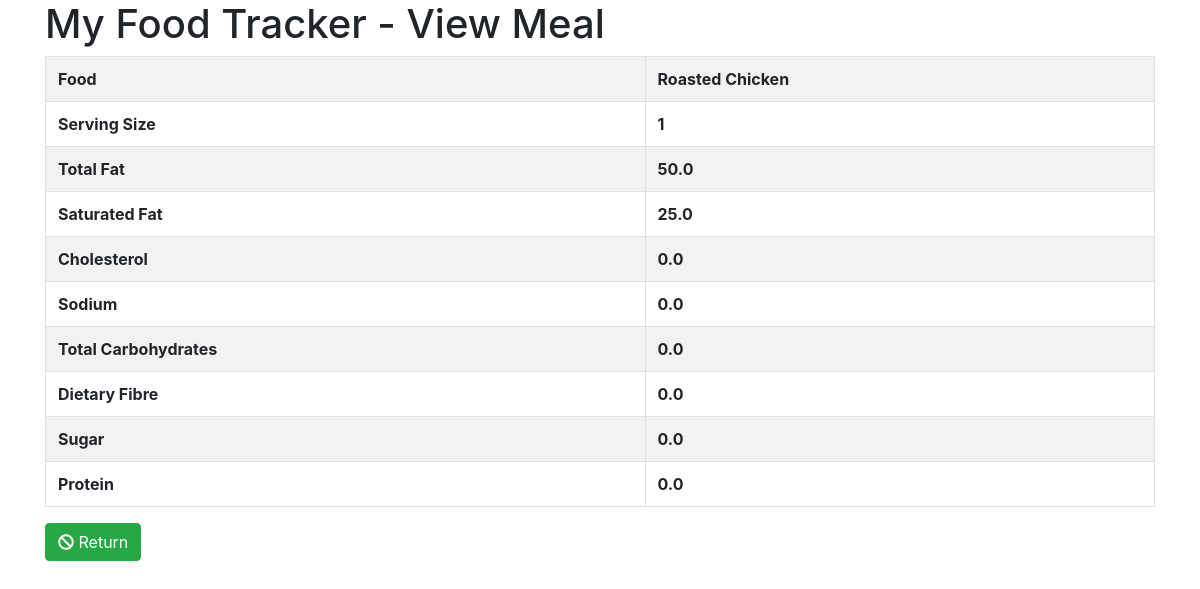
/view_meal/3, run on the app's committed database.
### food/models.py (models this page shows, shortened)
class Meal(models.Model):
	BREAKFAST = 1
	MORNING_SNACK = 2
	LUNCH = 3
	AFTERNOON_SNACK = 4
	DINNER = 5
	EVENING_SNACK = 6
	MEAL_TIME_TYPES = (
		(BREAKFAST, "Breakfast"),
		(MORNING_SNACK, "Morning Snack"),
		(LUNCH, "Lunch"),
		(AFTERNOON_SNACK, "Afternoon Snack"),
		(DINNER, "Dinner"),
		(EVENING_SNACK, "Evening Snack")
     )
	food = models.ForeignKey(Food, verbose_name="Food",on_delete=models.CASCADE)
	serving_size = models.IntegerField(verbose_name="Serving Size")
	meal_time = models.IntegerField(verbose_name="Meal Time", choices=MEAL_TIME_TYPES)

class Food(models.Model):
	name = models.CharField(verbose_name="Food Name", max_length=200)
	calories = models.FloatField(verbose_name="Calories (kcal)")
	total_fat = models.FloatField(verbose_name="Total Fat (g)")
	saturated_fat = models.FloatField(verbose_name="Saturated Fat (g)")
	cholesterol = models.FloatField(verbose_name="Cholesterol (mg)")
	sodium = models.FloatField(verbose_name="Sodium (mg)")
	total_carbohydrate = models.FloatField(verbose_name="Total Carbohydrate (g)")
	dietary_fibre = models.FloatField(verbose_name="Dietary Fibre (g)")
	sugar = models.FloatField(verbose_name="Sugar (g)")
	protein = models.FloatField(verbose_name="Protein (g)")

### food/views.py (the view)
# urls.py: url(r'^view_meal/(?P<id>\d+)$',view_meal,name='food-view-meal'),
def view_meal(request, id):
	template = "view_meal.html"
	meal = Meal.objects.get(id=int(id))
	context = {
		'meal':meal,
		'title':'View Meal'
	}
	return render(request,template,context)

### food/templates/view_meal.html (shortened to what this page needs)
{% extends "base.html" %}
{% block content %}
	<div class='container container-fluid'>
		<div class='row'>
			<div class='col'>
				<h1>My Food Tracker - {{title}}</h1>
				<form role='form' action='' method='POST'>
					<table class='table table-bordered table-striped'>
						<tbody>
							<tr>
								<th>Food</th>
								<th>{{ meal.food.name }}</th>
							</tr>
							<tr>
								<th>Serving Size</th>
								<th>{{ meal.serving_size }}</th>
							</tr>
							<tr>
								<th>Total Fat</th>
								<th>{{ meal.food.total_fat }}</th>
							</tr>
							<tr>
								<th>Saturated Fat</th>
								<th>{{ meal.food.saturated_fat }}</th>
							</tr>
							<tr>
								<th>Cholesterol</th>
								<th>{{ meal.food.cholesterol }}</th>
							</tr>
							<tr>
								<th>Sodium</th>
								<th>{{ meal.food.sodium }}</th>
							</tr>
							<tr>
								<th>Total Carbohydrates</th>
								<th>{{ meal.food.total_carbohydrate }}</th>
							</tr>
							<tr>
								<th>Dietary Fibre</th>
								<th>{{ meal.food.dietary_fibre }}</th>
							</tr>
							<tr>
								<th>Sugar</th>
								<th>{{ meal.food.sugar }}</th>
							</tr>
							<tr>
								<th>Protein</th>
								<th>{{ meal.food.protein }}</th>
							</tr>
						</tbody>
					</table>
					<a href='{% url 'food:food-index' %}' class='btn btn-success'><i class="fas fa-ban"></i> Return</a>
				</form>
			</div>
		</div>
	</div>
{% endblock content%}

### data on the page
Meal: food.name "Roasted Chicken", serving_size "1", food.total_fat "50.0", food.saturated_fat "25.0", food.cholesterol "0.0", food.sodium "0.0", food.total_carbohydrate "0.0", food.dietary_fibre "0.0", food.sugar "0.0", food.protein "0.0"

### other printed values
{{ title }} "View Meal"
